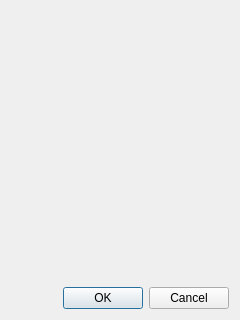
<?xml version="1.0" encoding="UTF-8"?>
<ui version="4.0">
 <class>Info</class>
 <widget class="QDialog" name="Info">
  <property name="geometry">
   <rect>
    <x>0</x>
    <y>0</y>
    <width>240</width>
    <height>320</height>
   </rect>
  </property>
  <property name="windowTitle">
   <string>A propos de l'application</string>
  </property>
  <layout class="QVBoxLayout" name="verticalLayout">
   <item>
    <widget class="widgetreutilisable" name="widget" native="true"/>
   </item>
   <item>
    <widget class="QDialogButtonBox" name="buttonBox">
     <property name="orientation">
      <enum>Qt::Horizontal</enum>
     </property>
     <property name="standardButtons">
      <set>QDialogButtonBox::Cancel|QDialogButtonBox::Ok</set>
     </property>
    </widget>
   </item>
  </layout>
 </widget>
 <customwidgets>
  <customwidget>
   <class>widgetreutilisable</class>
   <extends>QWidget</extends>
   <header>widgetreutilisable.h</header>
   <container>1</container>
  </customwidget>
 </customwidgets>
 <resources/>
 <connections>
  <connection>
   <sender>buttonBox</sender>
   <signal>accepted()</signal>
   <receiver>Info</receiver>
   <slot>accept()</slot>
   <hints>
    <hint type="sourcelabel">
     <x>248</x>
     <y>254</y>
    </hint>
    <hint type="destinationlabel">
     <x>157</x>
     <y>274</y>
    </hint>
   </hints>
  </connection>
  <connection>
   <sender>buttonBox</sender>
   <signal>rejected()</signal>
   <receiver>Info</receiver>
   <slot>reject()</slot>
   <hints>
    <hint type="sourcelabel">
     <x>316</x>
     <y>260</y>
    </hint>
    <hint type="destinationlabel">
     <x>286</x>
     <y>274</y>
    </hint>
   </hints>
  </connection>
 </connections>
</ui>
